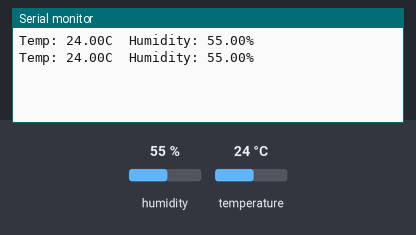
The sketch below on a simulated Arduino Uno, built with avr-gcc and run on an emulated ATmega328P. Parts: the last lines printed to the serial monitor. Inputs (shaded band) come from the test bench; at power-on: humidity 55 %, temperature 24 °C.

Above: at 4.8 s.
4.9 s: humidity set to 22 %
At 7.3 s:
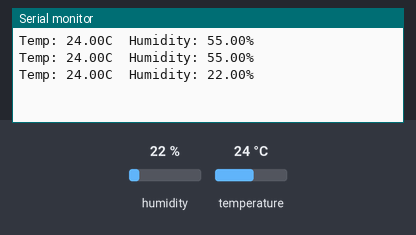
7.9 s: temperature set to 12 °C
At 8.5 s:
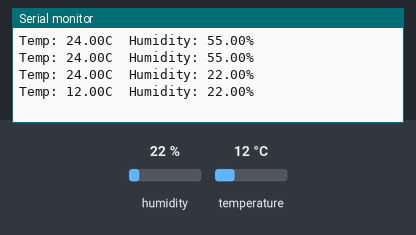
10.9 s: humidity set to 40 %
At 13.3 s:
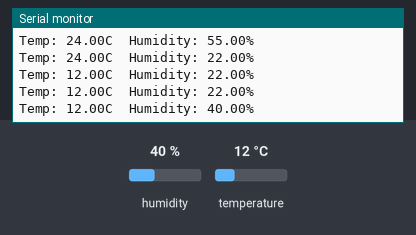
Timing chart, 0 to 14.8 s (numbered marks = the images above; inputs shaded):
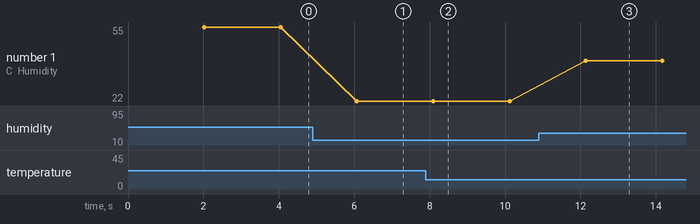

The sketch:

02_DHT11.ino
```cpp
// Starlight Robotics
// Sensing Series
// Welcome to the exciting world of Arduino and temperature and humidity sensing!
// This sketch allows you to connect with the DHT11 sensor.
// Connect the VCC to 3.3V or 5V, GND to ground, and data pin to pin 2 on the Arduino.
// Feel the rhythm of nature by reading the temperature and humidity around you.

#include "DHT.h" // Include the DHT library

#define DHTPIN 2     // Define the pin where the data pin of the DHT sensor is connected, here we have PIN 2 defined
#define DHTTYPE DHT11 // Define the type of DHT sensor

DHT dht(DHTPIN, DHTTYPE); // Initialize the DHT sensor

void setup() {
  Serial.begin(9600); // Start the serial communication
  dht.begin();        // Initialize the DHT sensor
}

void loop() {
  // Pause for a moment to appreciate nature's beauty (2 seconds)
  delay(2000);

  // Gently ask the sensor for the current humidity and temperature
  float humidity = dht.readHumidity();
  float temperature = dht.readTemperature();

  // Check if readings are valid and share them with the world
  if (isnan(humidity) || isnan(temperature)) {
    Serial.println("The sensor is shy right now. Let's try again soon.");
  } else {
    Serial.print("Temp: ");
    Serial.print(temperature);
    Serial.print("C  Humidity: ");
    Serial.print(humidity);
    Serial.println("%");
  }
}
```

Measured:
- after the input at 4.9 s, the serial monitor: prints a new line after 1.2 s (image 1)
- after the input at 7.9 s, the serial monitor: prints a new line after 0.20 s (image 2)
- after the input at 10.9 s, the serial monitor: prints a new line after 1.2 s (image 3)
- plotted number 1: 55 → 22 after the input at 4.9 s, 22 → 40 after the input at 10.9 s
